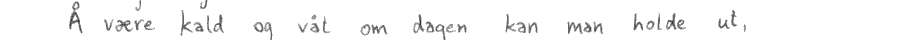
#> input picture test_data/20191004-211826_L7.png, 900 x 40 px
$ python labeler_helper.py
#> lines starting #> are read from the running program, lines starting #| are printed output that depends on the picture; after the words box and inside, x2 and y2 are one past the last pixel; in counts of white or black regions, pixels touching at a corner belong together
"""
Helper functions to help creating the training examples
with the UI
"""
import math
import os
import glob
import PIL
from PIL import Image, ImageDraw, ImageOps

WHITE_LIMIT = 238
IMG_HEIGHT = 40
IMG_WIDTH = 900
# there is some overlap between the 40px tall images of text lines
# and sometimes a letter f or g or y spills down to the next row's top
# so we have to disregard those pixelcolumns that have nonwhite stuff only
# at the top or bottom
NOISE_PX_TOP = 12
NOISE_PX_BOTTOM = 6
WORD_GAP_MIN = 12


INPUT_DIR = "../preproc_img/"
OUTPUT_DIR = "../line_img/"

# open black and white / greyscale image of 901 x 1280 px
# the originals are from "whitelines" app, then
# uploaded to dropbox, editex with Pixlr to "web size": 901 x 1280
# and to "monochrome" (greyscale)
# image = Image.open("../preproc_img/b_wl_smaller/20191004-211826.png")
EXPECTED_WIDTH = 901
EXPECTED_HEIGTH = 1280

TOP_OFFSET = 64

LINE_HEIGHT = 34.4

EXTRA_OFFSET = 0

imgfiles = [f for f in glob.glob(INPUT_DIR + "*.png")]


# [25 lines left out: function cut_one_image, not called in this run]


def convert_img_to_black_and_white(image):
    limiter_fn = lambda x : x if x > 230 else 0
    bw_image = image.convert('L').point(limiter_fn, mode='1')
    return bw_image


def is_px_column_white_only(bw_image, x_pos):
    white_pixels_in_col = 0
    for y in range(NOISE_PX_TOP, IMG_HEIGHT - NOISE_PX_BOTTOM):
        px = bw_image.getpixel((x_pos, y))
        if px >= WHITE_LIMIT:
            white_pixels_in_col += 1
    return white_pixels_in_col == (IMG_HEIGHT - NOISE_PX_BOTTOM - NOISE_PX_TOP)


def skip_white_only_cols_from_left(bw_image, start_x_pos):
    # returns x position where the first non-white-only pixel column is
    for x in range(start_x_pos, IMG_WIDTH):
        is_col_wo = is_px_column_white_only(bw_image, x)
        if not is_col_wo:
            return x


def find_next_word(bw_image, start_x_pos):
    next_word_starts_at = skip_white_only_cols_from_left(bw_image, start_x_pos)
    if not next_word_starts_at:
        return None
    x = next_word_starts_at
    while x < IMG_WIDTH:
        x += 1
        if is_px_column_white_only(bw_image, x):
            white_gap_begins = x
            # is this a word gap or just a small gap between letters?
            next_black = skip_white_only_cols_from_left(
                bw_image, white_gap_begins
            )
            if next_black:
                x = next_black
            if not next_black:
                # reached end of line
                return (next_word_starts_at, white_gap_begins - 1)
            diff = next_black - white_gap_begins
            if diff >= WORD_GAP_MIN:
                return (next_word_starts_at, white_gap_begins - 1)


def word_pos_finder(image, underline_in_img=False):
    w, h = image.size
    assert h == IMG_HEIGHT
    assert w >= IMG_WIDTH
    # converting image to black and white for easy detection of white gaps
    # between words
    bw_image = convert_img_to_black_and_white(image)
    if underline_in_img:
        out_image = image.copy()
        draw = ImageDraw.Draw(out_image)
    search_from_x = 0
    found_words_xmin_xmax = []
    maybe_word_coords = find_next_word(bw_image, search_from_x)
    while maybe_word_coords:
        found_words_xmin_xmax.append(maybe_word_coords)
        if maybe_word_coords:
            (w_x_min, w_x_max) = maybe_word_coords
            search_from_x = w_x_max + 2
            if underline_in_img:
                draw.line([(w_x_min, 32), (w_x_max, 32)])
        maybe_word_coords = find_next_word(bw_image, search_from_x)
    if underline_in_img:
        return (found_words_xmin_xmax, out_image)
    else:
        return found_words_xmin_xmax

# [46 lines left out: functions locate_words, locate_chars, count_chars_in_word, not called in this run]


extra_thin_chars = [',', '.', '!', ':', ';']
extra_thin_ratio = 0.25
thin_chars = ['i', 'j', 'l', 'I', 't']
thin_ratio = 0.55
slightly_thin_chars = ['f']
slightly_thin_ratio = 0.75
wide_chars = [
    'm', 'w',
    'A', 'B', 'C', 'D', 'E', 'G', 'H', 'K', 'L', 'O', 'Q', 'R', 'S', 'X',
    'Z'
]
wide_ratio = 1.35
extra_wide_chars = ['W', 'M', 'N']
extra_wide_ratio = 1.6
all_special_width_chars = (
    extra_thin_chars + thin_chars + slightly_thin_chars +
    wide_chars + extra_wide_chars
)


# [51 lines left out: functions get_apprx_char_width, locate_chars_in_word_smarter, not called in this run]


def test_word_pos_finder():
    img = Image.open("../test_data/20191004-211826_L7.png")
#> img is the input picture: PIL image 900x40 P; mean R, G, B, A 247.6, 247.6, 247.6, 255
    coords, img_w_words = word_pos_finder(img, underline_in_img=True)
#> in convert_img_to_black_and_white, `bw_image = image.convert('L').point(limiter_fn, mode='1')`:
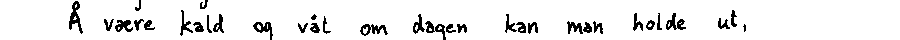
#> bw_image: PIL image 900x40 1; 92.6% white; 34 black regions (1 under 20 px), largest, box (x1, y1, x2, y2) and area: (69, 1, 83, 34) 194, (360, 24, 388, 36) 162, (666, 13, 686, 30) 154
#> in find_next_word, `next_word_starts_at = skip_white_only_cols_from_left(bw_image, start_x..`: next_word_starts_at = 69
#> the loop in find_next_word, `while x < IMG_WIDTH:` made 14 passes
#> (white_gap_begins, next_black, diff) on pass 14: (83, 104, 21)
#> after the loop in find_next_word, `while x < IMG_WIDTH:`: diff = 21; next_black = 104; white_gap_begins = 83; x = 104
#> in word_pos_finder, `maybe_word_coords = find_next_word(bw_image, search_from_x)`: maybe_word_coords = (69, 82)
#> the loop in word_pos_finder, `while maybe_word_coords:` made 11 passes
#> (w_x_min, w_x_max, search_from_x, next_word_starts_at in find_next_word, maybe_word_coords) on passes 1 to 5: (69, 82, 84, 104, (104, 154)), (104, 154, 156, 180, (180, 223)), (180, 223, 225, 253, (253, 271)), (253, 271, 273, 298, (298, 330)), (298, 330, 332, 360, (360, 387))
#> (w_x_min, w_x_max, search_from_x, next_word_starts_at in find_next_word) on pass 6: (360, 387, 389, 413)
    img_w_words.show()

if __name__ == "__main__":
    # for f in imgfiles:
    #    cut_one_image(f)

    test_word_pos_finder()
